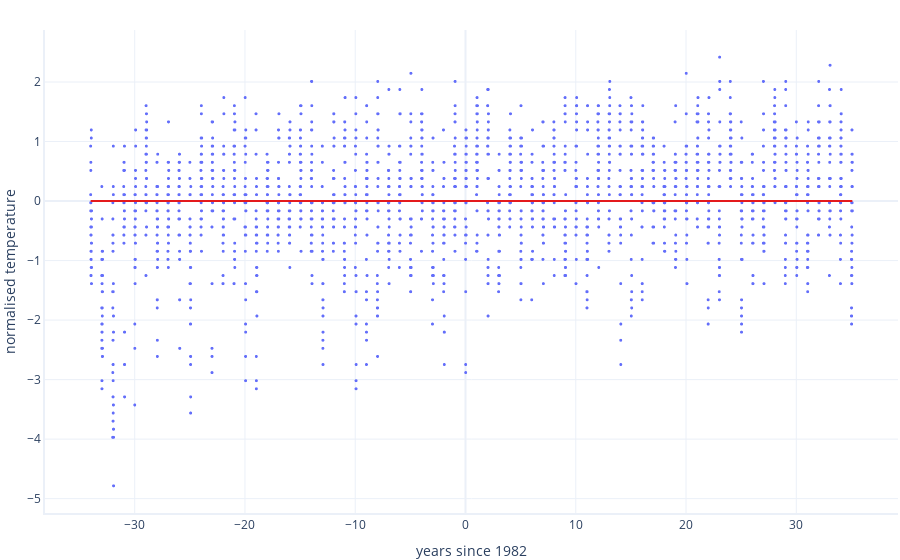

Here is the notebook cell this chart was saved with:
### Code cell
print(f"Model parameters before training: {tempModel.intercept}, {tempModel.slope}")

# Look at how well the model does before training
print("Model visualised before training:")
graphing.scatter_2D(filtered_data, "years_since_1982", "normalised_temperature", trendline=tempModel.predict)
